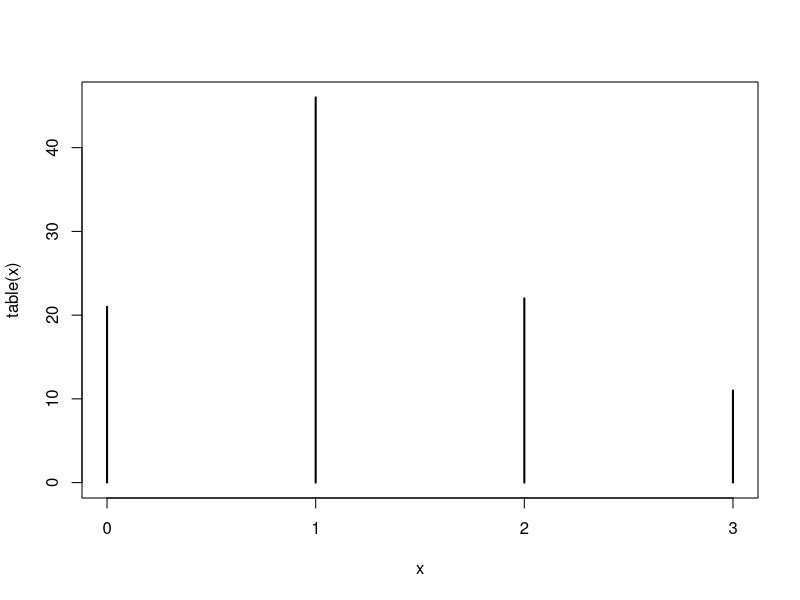
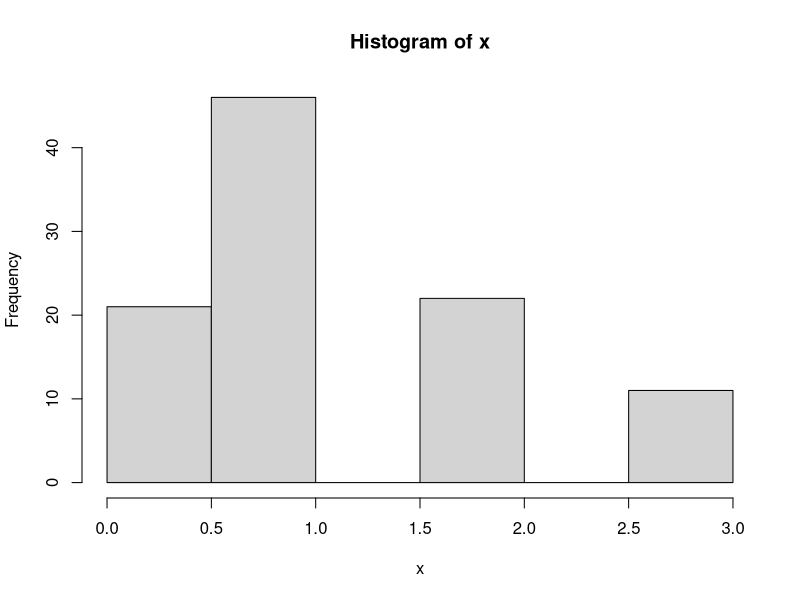
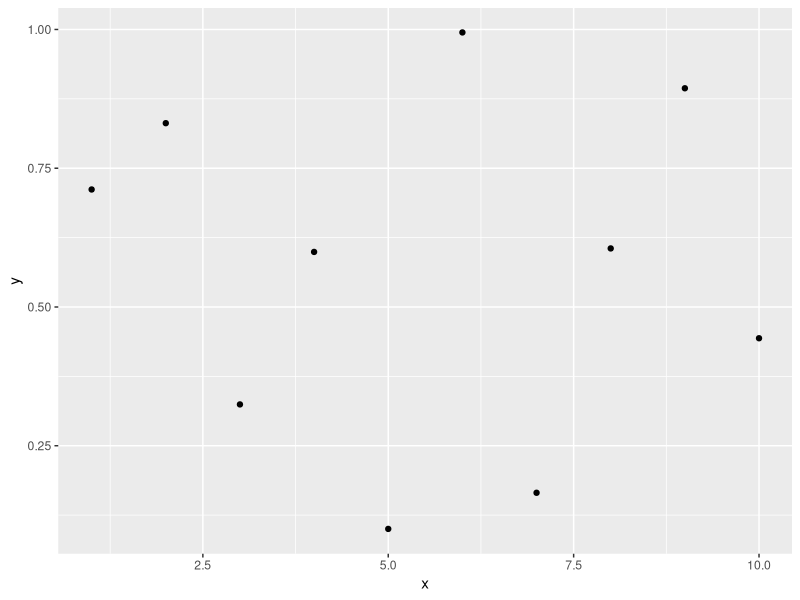
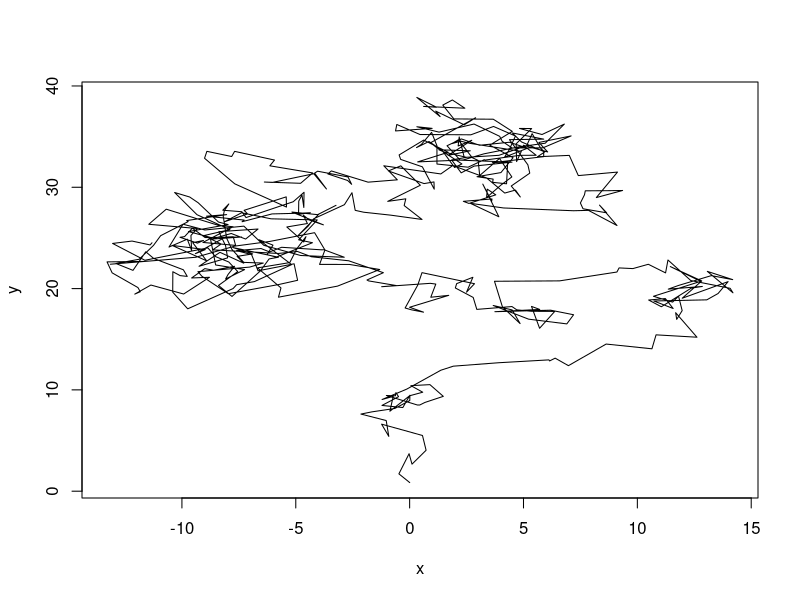

Here is the R script that generated these plots, in order:
true_p <- 0.4

set.seed( 2487 )

x = rbinom( 10, 1, true_p )

typeof( x )


p_hat = mean( x )

n = 100
x = rbinom( n, size = 3, prob = true_p )

plot( table(x) )

h = hist( x )

str( h )

library( ggplot2 )

x = 1:10
y <- runif( 10 )

y_without_last2 <- y[ -c( 9, 10 ) ]
y_without_last2

# Type coercion
z = c( 1, 2L, 3.14159, "hello" )

z[2] = NA
z2 = NA

is.na( z2 )

is.na( z )

length( y_without_last2 )

qplot( x, y )

# Random stuff.
set.seed( 542893 )

# Random walk
random_walk <- function( n = 100 )
{
  x0 = rnorm( n )
  x = cumsum( x0 )
  
  y0 = rnorm( n )
  y <- cumsum( y0 )
  
  plot( x, y, type = "l" )
}

random_walk( 500 )

rm( list = ls() )

directions <- c( "north", "east", "south" , "west" )

step <- function( position, directions )
{
  if(direction == "north"){
    position$y = position$y + 1L
  } else if(direction == "east"){
    position$x = position$x + 1L
  } else if(direction == "south"){
    position$y = position$y - 1L
  } else if(direction == "west"){
    position$x = position$x - 1L
  }
  position
}

# Plot a single step
plot_step = function(from, to)
{
  arrows(from$x, from$y, to$x, to$y, length = 0.1)
}

# Run an entire simulation
#simulate = function(position = list(x = 0, y = 0),pause = 0.2, bounds = 10, nsteps = bounds * 10)
#{
#  b = c(-bounds, bounds)
#  plot(b, b, type = "n")
#  walk = sample(directions, nsteps, replace = TRUE)
#  to = position
#  for(d in walk){
#    from = to
#    to = step(from, d)
#    plot_step(from, to)
#    Sys.sleep(pause)
#  }
#  from
#}

#set.seed(4378)
#simulate()

#simulate()

